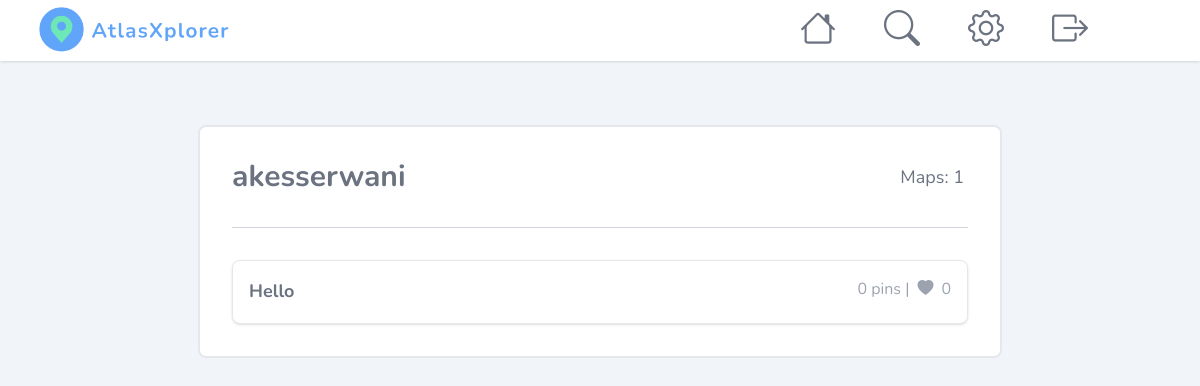
/user/akesserwani/, run on an earlier commit of the app's database.
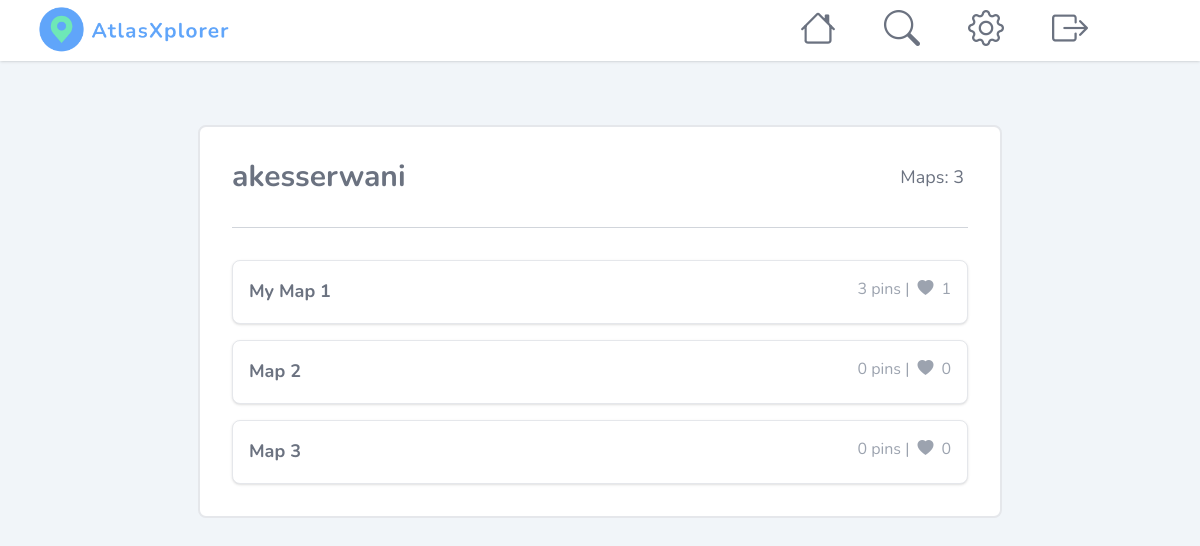
And on a later commit of the database.
### main/models.py (models this page shows, shortened)
class UserMap(models.Model):
    user = models.ForeignKey(User, on_delete=models.CASCADE, related_name="usermap", null=True)
    name = models.CharField(max_length=50)
    private = models.BooleanField(null=True, blank=True)
    likes = models.ManyToManyField(User, max_length=50, default="none", related_name="liked_maps", blank=True)

### main/views.py (the view)
# urls.py: path('user/<str:username>/', views.user_profile, name='user-profile'),
def user_profile(request, username):
    general_user = User.objects.get(username=username)
    user = User.objects.get(username=username)
    user_maps = UserMap.objects.filter(user=user)
    public_maps_count = UserMap.objects.filter(user=user, private=False).count()
    context = {
        'user':user,
        'user_maps': user_maps,
        'general_user': general_user,
        'public_maps_count': public_maps_count
    }
    return render(request, 'user_profile.html', context)

### main/templates/user_profile.html (shortened to what this page needs)
{% extends 'base.html' %}
{% block content %}
{% include 'shared/nav.html' %}
{% load widget_tweaks %}
<div class = "w-full p-16">
    <div class = "w-full md:w-3/4 h-[60vh] flex flex-col align-middle ml-auto mr-auto bg-white border-2 rounded-lg overflow-auto">
        <div class = "flex flex-row justify-between p-8">
            <h1 class = "text-gray-500 text-xl md:text-3xl font-bold">{{ user }} </h1>
            <p1 class = "text-gray-500 text-sm md:text-lg mt-1 mr-1">Maps: {{ public_maps_count }} </p1>
        </div>
        <hr class = "border-1 w-[92%] border-gray-300 ml-auto mr-auto">
        <div class = "w-full h-full flex flex-col gap-4 overflow-auto p-8">
            {% for map in user_maps.all %}
                {% if not map.private %}
                <a href = "{% url 'main-map' user.username map.name %}" class = "w-full">
                    <div class = "w-full border flex flex-row flex-wrap justify-between h-16 p-4 rounded-lg shadow bg-white hover:bg-gray-100 hover:cursor-pointer active:scale-95">
                        <h class = "text-lg font-bold text-gray-500">{{ map.name }}</h>
                        <div class = "flex flex-row gap-2">
                            <p class = "text-base text-gray-400">{{ map.pin.all.count }} pins | </p>
                            <span class="text-gray-400"><i class="bi-heart-fill"></i></span>
                            <p class = "text-base text-gray-400">{{ map.likes.count }}</p>
                        </div>
                    </div>
                </a>
                {% endif %}
            {% endfor %}
        </div>
    </div>
</div>
{% endblock content %}

### main/templates/base.html (shortened to what this page needs)
{% load static tailwind_tags %}
<!DOCTYPE html>
<html lang="en">
    <head>
        <link rel="stylesheet" href="https://cdn.jsdelivr.net/npm/bootstrap-icons@1.5.0/font/bootstrap-icons.css">
        <link rel="stylesheet" href="https://unpkg.com/leaflet@1.9.4/dist/leaflet.css"
/>
		{% tailwind_css %}
    </head>
    <body class = "font-nunito bg-slate-100">
        {% block content %} {% endblock %}
  </body>
</html>

### main/templates/shared/nav.html (shortened to what this page needs)
{% load static %}
<nav x-data="{ mobileMenuIsOpen: false }" @click.away="mobileMenuIsOpen = false">
    <div class = "w-full h-[20vh] flex flex-row align-middle justify-between bg-white shadow">
        <div class = "w-1/2 md:3/4 flex flex-col justify-center align-middle md:ml-8">
            <a href="{% url 'main-home' %}" >
                <img src="{% static 'logo.png' %}" class="w-full md:w-1/2 lg:w-1/3">
            </a>
        </div>
        <div class = "w-1/2 md:w-1/3 xl:w-1/4 flex flex-row">
            <div class = "hidden text-4xl text-gray-500 w-full md:flex flex-row align-middle items-center gap-10 lg:gap-12 xl:gap-14 ">
                <a class = "active:scale-90" href="{% url 'main-home' %}" >
                    <span class="hover:text-blue-400 hover:cursor-pointer {% if request.path == '/' %} text-blue-500 text-5xl {% endif %} "><i class="bi-house"></i></span>
                </a>
                <a class = "active:scale-90" href="{% url 'main-search' %}" >
                    <span class="hover:text-blue-400 hover:cursor-pointer {% if request.path == '/search/' %} text-blue-500 text-5xl {% endif %}"><i class="bi-search"></i></span>
                </a>
                <a class = "active:scale-90" href="{% url 'main-settings' %}" >
                    <span class="hover:text-blue-400 hover:cursor-pointer {% if request.path == '/settings/' %} text-blue-500 text-5xl {% endif %}"><i class="bi-gear"></i></span>
                </a>
                <a class = "active:scale-90" href="{% url 'logout' %}" onclick="return confirm('Are you sure you want to logout?');">
                    <span class="hover:text-blue-400 hover:cursor-pointer"><i class="bi-box-arrow-right"></i></span>
                </a>
            </div>
        </div>
    </div>
</nav>

What changed in the data, as far as the page shows it:
removed UserMap: name "Hello", pin.all.count "0", likes.count "0"
added UserMap: name "My Map 1", pin.all.count "3", likes.count "1"
added UserMap: name "Map 2", pin.all.count "0", likes.count "0"
added UserMap: name "Map 3", pin.all.count "0", likes.count "0"
Also different on the page:
{{ public_maps_count }}: "1" → "3"
